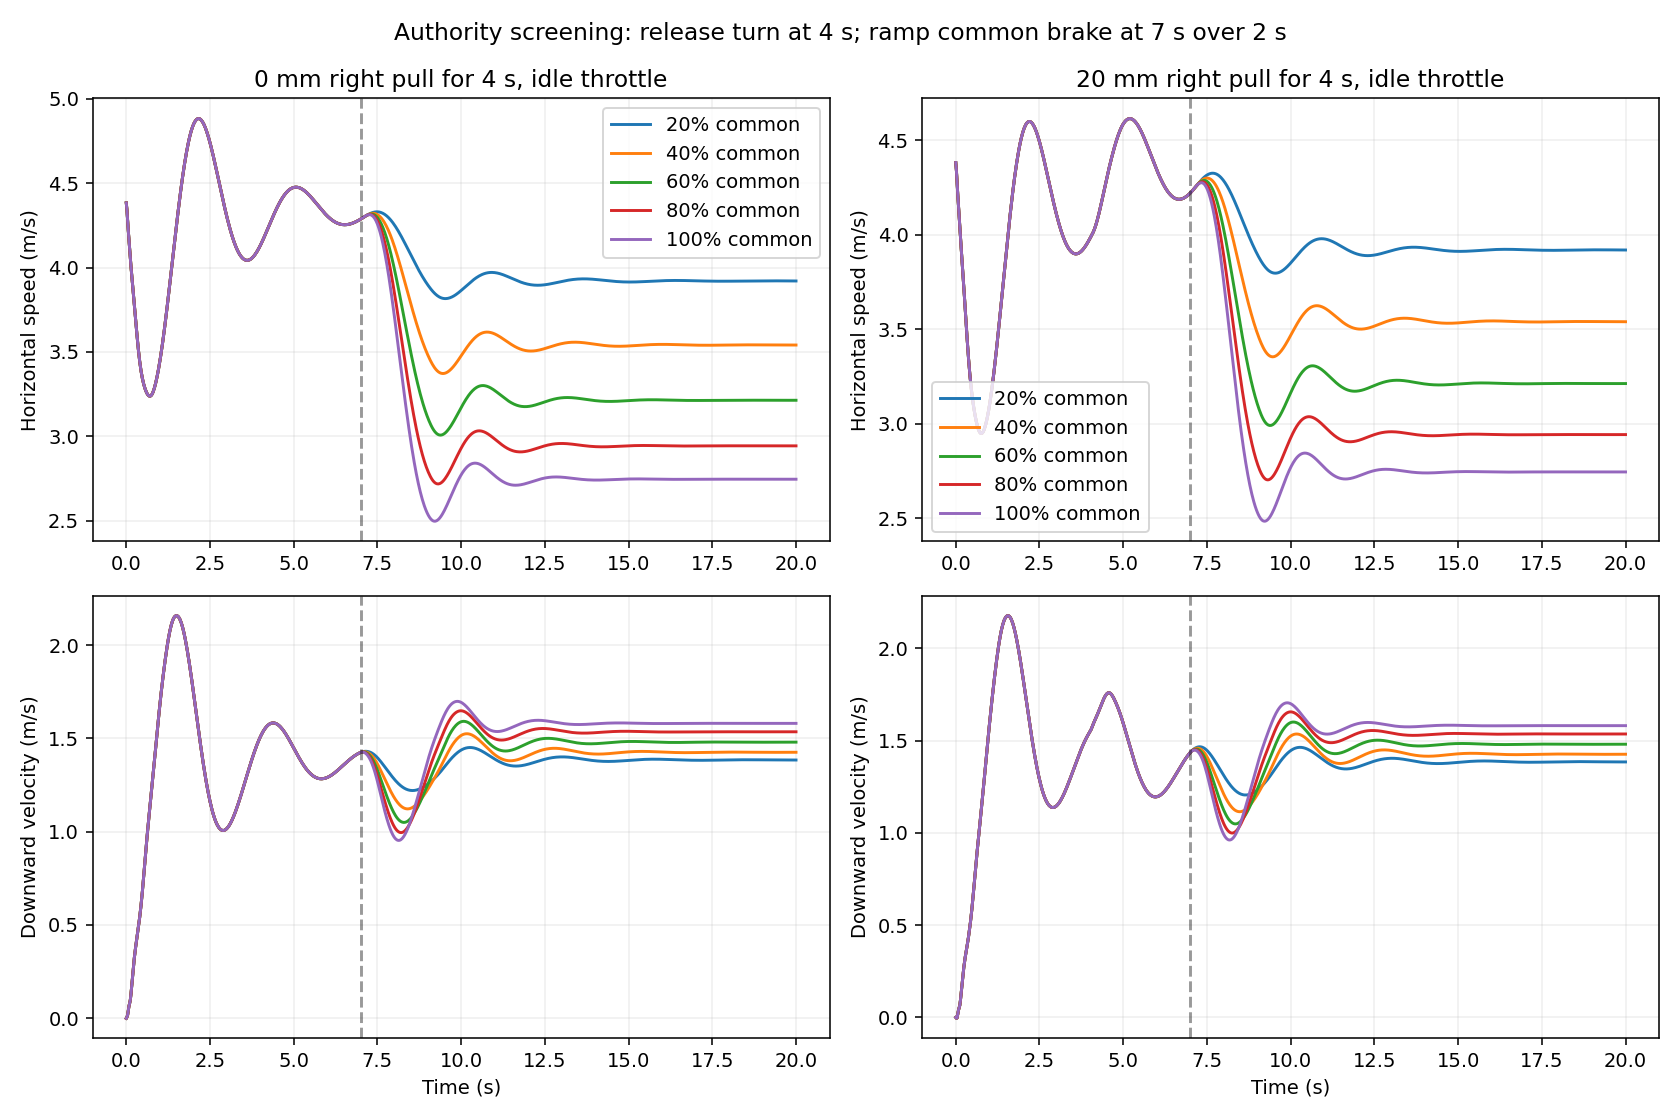

This chart was generated by the following Python code:
"""Open-loop authority screening only; not native SITL or a landing controller."""
import sys,json,time
from pathlib import Path
import numpy as np
from scipy.spatial.transform import Rotation
import matplotlib
matplotlib.use('Agg')
import matplotlib.pyplot as plt
from microagu_sim.compat.profiles import make_simulator
from microagu_sim.compat.trim import find_trim
raw=Path('/mnt/c/Users/davin/OneDrive/Documentos/Mission Planner/analysis/swoop-2026-10-13')
out=Path(__file__).parent
sim=make_simulator('trout_lake','mission')
trim=find_trim(sim)
np.savez(raw/'trim.npz',**{k:trim[k] for k in ['state','rpm','command']})
dt=.02;t=np.arange(0,20+dt/2,dt);rows=[];fig,axs=plt.subplots(2,2,figsize=(12,8))
for turn in [0,10,20,30]:
 for brake in [.2,.4,.6,.8,1.]:
  u=np.tile(trim['command'],(len(t),1));u[:,0]=0
  u[(t>=0)&(t<4),2]+=turn
  ramp=np.clip((t-7)/2,0,1)*brake
  u[:,1]=np.minimum(62.39,u[:,1]+62.39*ramp)
  u[:,2]=np.minimum(72.0,u[:,2]+72*ramp)
  y,r,applied=sim.replay_actuated(trim['state'],u,rpm=trim['rpm'],dt=dt)
  angles=Rotation.from_quat(y[:,3:7]).as_euler('xyz',degrees=True)
  speed=np.linalg.norm(y[:,7:9],axis=1);sink=y[:,9]
  mask=(t>=7)&(t<14)
  ix=np.where(mask)[0][np.argmin(speed[mask]**2+4*sink[mask]**2+(angles[mask,0]/10)**2)]
  row=dict(turn_mm=turn,brake=brake,best_time=float(t[ix]),horizontal=float(speed[ix]),sink=float(sink[ix]),roll=float(angles[ix,0]),height_loss=float(y[ix,2]),heading_change=float(np.rad2deg(np.unwrap(np.deg2rad(angles[:,2])))[ix]-angles[0,2]),min_sink=float(sink[mask].min()),min_speed=float(speed[mask].min()))
  rows.append(row)
  np.savez_compressed(raw/f'probe-{turn}-{brake:.1f}.npz',t=t,state=y,rpm=r,command=u,applied=applied)
  if turn in [0,20]:
   ax=axs[0,turn//20];ax.plot(t,speed,label=f'{brake:.0%} common')
   ax=axs[1,turn//20];ax.plot(t,sink)
for j,turn in enumerate([0,20]):
 axs[0,j].set(title=f'{turn} mm right pull for 4 s, idle throttle',ylabel='Horizontal speed (m/s)');axs[0,j].legend()
 axs[1,j].set(ylabel='Downward velocity (m/s)',xlabel='Time (s)')
 for ax in axs[:,j]:ax.axvline(7,color='k',ls='--',alpha=.4);ax.grid(alpha=.2)
fig.suptitle('Authority screening: release turn at 4 s; ramp common brake at 7 s over 2 s')
fig.tight_layout();fig.savefig(out/'authority.png',dpi=140)
(out/'authority.json').write_text(json.dumps(rows,indent=2))
print('Trim',trim['command'],trim['horizontal_speed'])
for row in sorted(rows,key=lambda x:x['horizontal']**2+4*x['sink']**2)[:8]:print(row)
